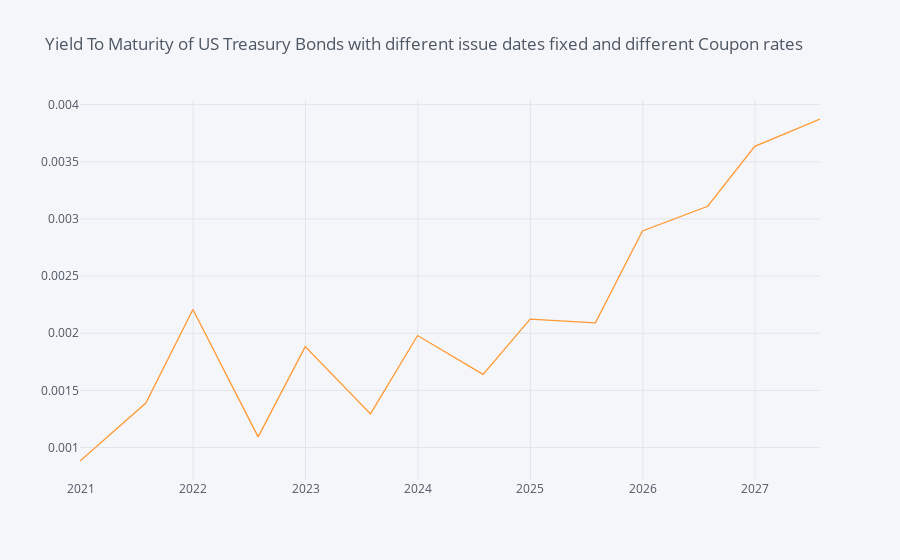

Notebook source saved alongside this figure:
### Code cell
off_on_df["YTM implied by 2020-07-31 Price"].iplot(
    title="Yield To Maturity of US Treasury Bonds with different issue dates fixed and different Coupon rates")

### Figure 1 — Plotly figure (JSON) as saved in the notebook; plotly's stock layout.template omitted (floating-point values rounded to 4 significant figures)
{"data": [{"line": {"color": "rgba(255, 153, 51, 1.0)", "dash": "solid", "shape": "linear", "width": 1.3}, "mode": "lines", "name": "YTM implied by 2020-07-31 Price", "text": "", "type": "scatter", "x": ["2020-12-29", "2021-07-31", "2021-12-31", "2022-07-31", "2022-12-31", "2023-07-31", "2023-12-31", "2024-07-31", "2024-12-31", "2025-07-31", "2025-12-31", "2026-07-31", "2026-12-31", "2027-07-31"], "y": [0.0008824, 0.001389, 0.002208, 0.001093, 0.001883, 0.001295, 0.00198, 0.001641, 0.002124, 0.002091, 0.002895, 0.003111, 0.003635, 0.003875]}], "layout": {"autosize": true, "legend": {"bgcolor": "#F5F6F9", "font": {"color": "#4D5663"}}, "paper_bgcolor": "#F5F6F9", "plot_bgcolor": "#F5F6F9", "title": {"font": {"color": "#4D5663"}, "text": "Yield To Maturity of US Treasury Bonds with different issue dates fixed and different Coupon rates"}, "xaxis": {"autorange": true, "gridcolor": "#E1E5ED", "range": ["2020-12-29", "2027-07-31"], "showgrid": true, "tickfont": {"color": "#4D5663"}, "title": {"font": {"color": "#4D5663"}, "text": ""}, "type": "date", "zerolinecolor": "#E1E5ED"}, "yaxis": {"autorange": true, "gridcolor": "#E1E5ED", "range": [0.0007162, 0.004041], "showgrid": true, "tickfont": {"color": "#4D5663"}, "title": {"font": {"color": "#4D5663"}, "text": ""}, "type": "linear", "zerolinecolor": "#E1E5ED"}}}
